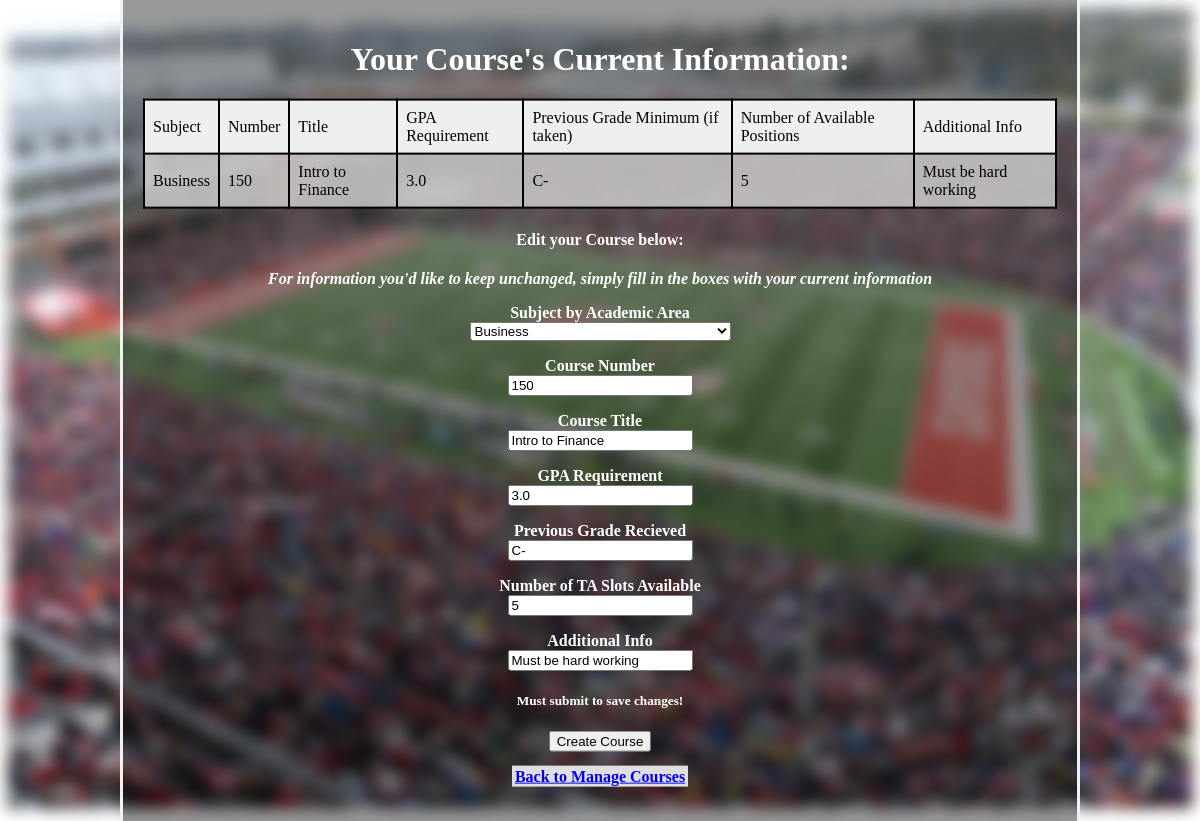
The page /editcourse/2 (signed in) on the database its author committed.
### app/models.py (models this page shows, shortened)
class Course(db.Model):
    id = db.Column(db.Integer, primary_key=True)
    subject = db.Column(db.String(128))
    number = db.Column(db.String(10))
    title = db.Column(db.String(128))
    gpareq = db.Column(db.Float)
    prevgrade = db.Column(db.String(4))
    numslots = db.Column(db.Integer)
    addinfo = db.Column(db.String(256))
    prof_id = db.Column(db.Integer, db.ForeignKey('user.id'))
    appsincourse = db.relationship('Apply', back_populates='_course')

### app/routes.py (the view)
@app.route('/editcourse/<course_id>', methods = ['GET', 'POST'])
@login_required
def editcourse(course_id):
    if current_user.tof == 1:
        return redirect(url_for('index'))
    else:
        form = CourseForm()
        course = Course.query.filter_by(id=course_id).first()
        if form.validate_on_submit():
            course.subject = form.subject.data
            course.number = form.number.data
            course.title = form.title.data
            course.gpareq = form.gpareq.data
            course.prevgrade = form.prevgrade.data
            course.numslots = form.numslots.data
            course.addinfo = form.addinfo.data
            db.session.commit()
            flash("You have updated your course!")
            return redirect(url_for('managecourses'))
        elif request.method == 'GET':
            form.subject.data = course.subject
            form.number.data = course.number
            form.title.data = course.title
            form.gpareq.data = course.gpareq
            form.prevgrade.data = course.prevgrade
            form.numslots.data = course.numslots
            form.addinfo.data = course.addinfo
        return render_template('editcourse.html', title='Edit Course', form=form, course=course)

### app/models.py (called while the page is built)
@login.user_loader
def load_user(id):
    return User.query.get(int(id))

### app/templates/editcourse.html (shortened to what this page needs)
<link rel="stylesheet" href="{{ url_for('static', filename='css/main.css') }}">
{% block content %}
<div class="bg-image"></div>
<div class="bg-text">
    <h1>Your Course's Current Information:</h1>
    <form action="" method="get">
        <table class = 'coursetable' style = 'width:100%' valign = 'top'>
            <tr>
                <td>Subject</td>
                <td>Number</td>
                <td>Title</td>
                <td>GPA Requirement</td>
                <td>Previous Grade Minimum (if taken)</td>
                <td>Number of Available Positions</td>
                <td>Additional Info</td>
            </tr>
            <tr>
                <td>{{course.subject}}</td>
                <td>{{course.number}}</td>
                <td>{{course.title}}</td>
                <td>{{course.gpareq}}</td>
                <td>{{course.prevgrade}}</td>
                <td>{{course.numslots}}</td>
                <td>{{course.addinfo}}</td>
            </tr>
        </table>
    </form>
    <form action="" method="post">
        <h4>Edit your Course below:</h4> <em>For information you'd like to keep unchanged, simply fill in the boxes with your current information</em>
        <p>
            {{ form.subject.label }}<br>
            {{ form.subject(class='userRegister') }}<br>
        </p>
        <p>
            {{ form.number.label }}<br>
            {{ form.number(class='userRegister') }}<br>
        </p>
        <p>
            {{ form.title.label }}<br>
            {{ form.title(class='userRegister') }}<br>
        </p>
        <p>
            {{ form.gpareq.label }}<br>
            {{ form.gpareq(class='userRegister') }}<br>
        </p>
        <p>
            {{ form.prevgrade.label }}<br>
            {{ form.prevgrade(class='userRegister') }}<br>
        </p>
        <p>
            {{ form.numslots.label }}<br>
            {{ form.numslots(class='userRegister') }}<br>
        </p>
        <p>
            {{ form.addinfo.label }}<br>
            {{ form.addinfo(class='userRegister') }}<br>
        </p>
        <h5>Must submit to save changes!</h5>
        <p>{{ form.submit(class='button') }}</p>
        <td><a href="{{ url_for('managecourses') }}" class = "mybutton">Back to Manage Courses</a></td>
    </form>
</div>
{% endblock %}

### app/static/css/main.css (style rules this page uses)
.coursetable { font-family: arial, sans-serif; border-collapse: collapse; width: 92%; }
td { font-family: 'Times New Roman', Times, serif; border: 2px solid #000000; text-align: left; padding: 8px; table-layout: fixed; }
tr:nth-child(even) { background-color: #ddddddbb; }
tr:nth-child(odd) { background-color: rgb(240, 239, 239); }
* { box-sizing: border-box; }
.bg-image { background-image: url(../images/field.jpg); filter: blur(8px); -webkit-filter: blur(8px); height: 100%; background-position: center; background-repeat: no-repeat; background-size: cover; }
.bg-text { background-color: rgb(0,0,0); background-color: rgba(0,0,0, 0.4); color: white; font-weight: bold; border: 3px solid #f1f1f1; position: absolute; top: 50%; left: 50%; transform: translate(-50%, -50%); z-index: 2; width: 80%; padding: 20px; text-align: center; }
.mybutton { padding: 2px 3px; background-color: rgb(223, 223, 223); border: 0px solid white; }
h1 { text-align: center; }

### rows shown on the page
Course: subject "Business", number "150", title "Intro to Finance", gpareq "3.0", prevgrade "C-", numslots "5", addinfo "Must be hard working"
